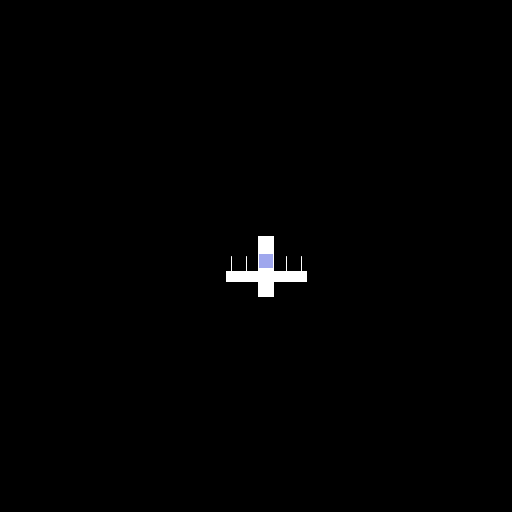
Frame 1 (no input)
Frame 60 (the mouse pressed at the canvas centre just before this capture): identical to frame 1, image omitted
Frame 120 (the mouse held since frame 60 and released just before this capture): identical to frame 1, image omitted

The Processing sketch that drew this single still picture (run headless with seeded random() and noise(); from frame 60 on, the mouse is pressed at the canvas centre):

// Processing sketch: processing_75598
// ── processing_75598.pde

//draw background
//boolean to test if left or right arrow key is pressed and move ship

//draw ship

int shipX = 256; 
int shipY = 256;

void setup() {
  size ( 512,512 );
}

void draw() {
  background(0);
  smooth();
  display();


}

void keyPressed() {
  if (key == CODED){
  }else if (keyCode == 'B') {
      stroke(255);
      rect (shipX+10, shipY-40, 5, 5);
  }
      if (keyCode == LEFT) {
    shipX = shipX-5;
  }else if (keyCode == RIGHT) {
    shipX = shipX+5;
  }else if (keyCode == DOWN) {
    shipY = shipY+5;
  }else if (keyCode == UP) {
    shipY = shipY-5;
    
  }
}
    

void display() {
  
  ellipseMode (CENTER);
  rectMode (CENTER);
  frameRate (30);
  
  //ship's color is white
  stroke(255);
  
  //draw base
  rect ( shipX+10, shipY+10, 15, 60 );
  
   //draw fuselage
  fill( 10, 30, 210, 100 );
  rect (shipX+10, shipY+5, 15, 15);
  
  //draw wings
  fill (255);
  rect ( shipX+10, shipY+20, 80, 10 );
  
 //draw left turrets
  line ( shipX-25, shipY, shipX-25, shipY+15 );
  line ( shipX-10, shipY, shipX-10, shipY+15 );

//draw right turrets 
  line ( shipX+30, shipY, shipX+30, shipY+15 );
  line ( shipX+45, shipY, shipX+45, shipY+15 );
}
